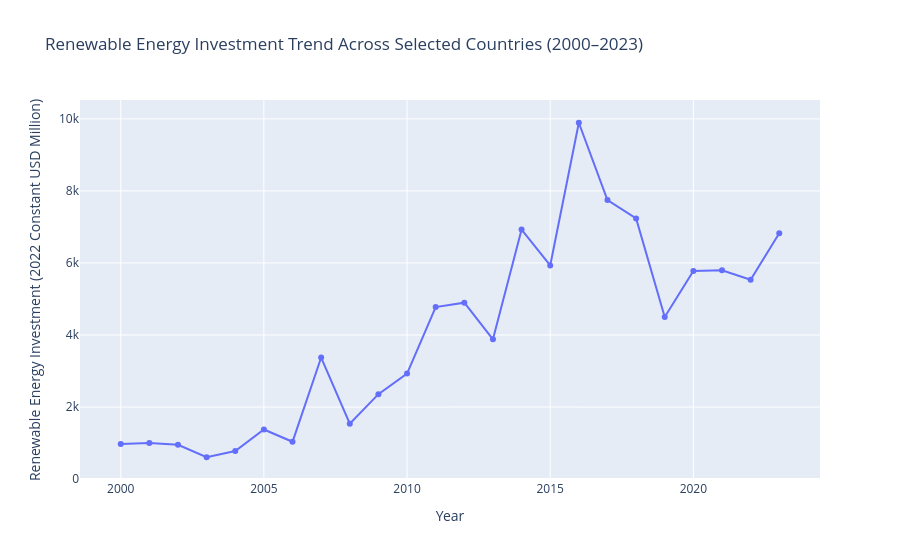
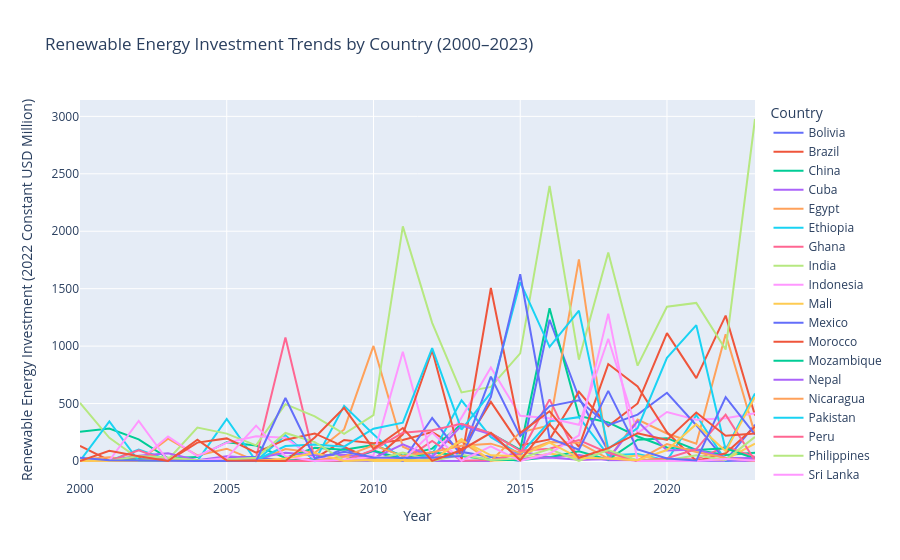

Notebook code for these charts, in order:
### Code cell
investment_yearly = (
    EDA_investment
    .groupby(
        "Year",
        as_index=False
    )[investment_col]
    .sum()
)

fig = px.line(
    investment_yearly,
    x="Year",
    y=investment_col,
    markers=True,
    title="Renewable Energy Investment Trend Across Selected Countries (2000–2023)",
    labels={
        "Year": "Year",
        investment_col:
        "Renewable Energy Investment (2022 Constant USD Million)"
    }
)

fig.show()

fig = px.line(
    EDA_investment,
    x="Year",
    y=investment_col,
    color="Country/Area",
    title="Renewable Energy Investment Trends by Country (2000–2023)",
    labels={
        "Year": "Year",
        investment_col:
        "Renewable Energy Investment (2022 Constant USD Million)",
        "Country/Area": "Country"
    }
)

fig.show()

### Figure 1 — Plotly figure (JSON) as saved in the notebook; plotly's stock layout.template omitted (floating-point values rounded to 4 significant figures)
{"data": [{"hovertemplate": "Year=%{x}<br>Renewable Energy Investment (2022 Constant USD Million)=%{y}<extra></extra>", "legendgroup": "", "line": {"color": "#636efa", "dash": "solid"}, "marker": {"symbol": "circle"}, "mode": "lines+markers", "name": "", "orientation": "v", "showlegend": false, "type": "scatter", "x": [2000, 2001, 2002, 2003, 2004, 2005, 2006, 2007, 2008, 2009, 2010, 2011, 2012, 2013, 2014, 2015, 2016, 2017, 2018, 2019, 2020, 2021, 2022, 2023], "xaxis": "x", "y": [976.1, 1004.0, 953.1, 606.8, 781.5, 1377.0, 1036.0, 3375.0, 1538.0, 2358.0, 2929.0, 4776.0, 4898.0, 3881.0, 6926.0, 5931.0, 9892.0, 7745.0, 7234.0, 4500.0, 5780.0, 5796.0, 5534.0, 6826.0], "yaxis": "y"}], "layout": {"autosize": true, "legend": {"tracegroupgap": 0}, "title": {"text": "Renewable Energy Investment Trend Across Selected Countries (2000–2023)"}, "xaxis": {"anchor": "y", "autorange": true, "domain": [0, 1], "range": [1999.0, 2024.0], "title": {"text": "Year"}, "type": "linear"}, "yaxis": {"anchor": "x", "autorange": true, "domain": [0, 1], "range": [-159.5, 10660.0], "title": {"text": "Renewable Energy Investment (2022 Constant USD Million)"}, "type": "linear"}}}

### Figure 2 — Plotly figure (JSON) as saved in the notebook; plotly's stock layout.template omitted (floating-point values rounded to 4 significant figures)
{"data": [{"hovertemplate": "Country=Bolivia<br>Year=%{x}<br>Renewable Energy Investment (2022 Constant USD Million)=%{y}<extra></extra>", "legendgroup": "Bolivia", "line": {"color": "#636efa", "dash": "solid"}, "marker": {"symbol": "circle"}, "mode": "lines", "name": "Bolivia", "orientation": "v", "showlegend": true, "type": "scatter", "x": [2000, 2001, 2002, 2003, 2004, 2005, 2006, 2007, 2008, 2009, 2010, 2011, 2012, 2013, 2014, 2015, 2016, 2017, 2018, 2019, 2020, 2021, 2022, 2023], "xaxis": "x", "y": [0.09056, 0.7869, 0.07616, 17.0, 0.03456, 0.1496, 0.4285, 0.4142, 0.8508, 107.1, 4.589, 1.202, 5.217, 79.35, 35.48, 1.913, 1229.0, 552.4, 86.37, 0.8708, 3.136, 0.2492, 3.478, 316.6], "yaxis": "y"}, {"hovertemplate": "Country=Brazil<br>Year=%{x}<br>Renewable Energy Investment (2022 Constant USD Million)=%{y}<extra></extra>", "legendgroup": "Brazil", "line": {"color": "#EF553B", "dash": "solid"}, "marker": {"symbol": "circle"}, "mode": "lines", "name": "Brazil", "orientation": "v", "showlegend": true, "type": "scatter", "x": [2000, 2001, 2002, 2003, 2004, 2005, 2006, 2007, 2008, 2009, 2010, 2011, 2012, 2013, 2014, 2015, 2016, 2017, 2018, 2019, 2020, 2021, 2022, 2023], "xaxis": "x", "y": [131.9, 5.563, 35.07, 7.957, 1.229, 12.39, 1.301, 0.9776, 20.34, 182.8, 155.5, 183.0, 252.8, 98.51, 514.2, 135.9, 188.2, 602.4, 304.1, 501.2, 1113.0, 721.3, 1265.0, 395.7], "yaxis": "y"}, {"hovertemplate": "Country=China<br>Year=%{x}<br>Renewable Energy Investment (2022 Constant USD Million)=%{y}<extra></extra>", "legendgroup": "China", "line": {"color": "#00cc96", "dash": "solid"}, "marker": {"symbol": "circle"}, "mode": "lines", "name": "China", "orientation": "v", "showlegend": true, "type": "scatter", "x": [2000, 2001, 2002, 2003, 2004, 2005, 2006, 2007, 2008, 2009, 2010, 2011, 2012, 2013, 2014, 2015, 2016, 2017, 2018, 2019, 2020, 2021, 2022, 2023], "xaxis": "x", "y": [253.8, 281.9, 188.1, 23.16, 33.88, 163.7, 134.4, 26.26, 114.6, 97.41, 139.7, 45.82, 107.6, 320.9, 240.3, 97.83, 1329.0, 392.8, 335.4, 213.5, 117.8, 96.6, 52.94, 70.86], "yaxis": "y"}, {"hovertemplate": "Country=Cuba<br>Year=%{x}<br>Renewable Energy Investment (2022 Constant USD Million)=%{y}<extra></extra>", "legendgroup": "Cuba", "line": {"color": "#ab63fa", "dash": "solid"}, "marker": {"symbol": "circle"}, "mode": "lines", "name": "Cuba", "orientation": "v", "showlegend": true, "type": "scatter", "x": [2000, 2001, 2002, 2003, 2004, 2005, 2006, 2007, 2008, 2009, 2010, 2011, 2012, 2013, 2014, 2015, 2016, 2017, 2018, 2019, 2020, 2021, 2022, 2023], "xaxis": "x", "y": [0.8051, 4.889, 2.153, 0.3636, 0.9724, 0.4266, 0.3966, 0.01295, 0.04648, 0.9467, 4.275, 1.338, 0.4298, 3.281, 0.04283, 84.38, 32.94, 52.39, 7.013, 5.997, 3.095, 0.1193, 2.095, 0.9129], "yaxis": "y"}, {"hovertemplate": "Country=Egypt<br>Year=%{x}<br>Renewable Energy Investment (2022 Constant USD Million)=%{y}<extra></extra>", "legendgroup": "Egypt", "line": {"color": "#FFA15A", "dash": "solid"}, "marker": {"symbol": "circle"}, "mode": "lines", "name": "Egypt", "orientation": "v", "showlegend": true, "type": "scatter", "x": [2000, 2001, 2002, 2003, 2004, 2005, 2006, 2007, 2008, 2009, 2010, 2011, 2012, 2013, 2014, 2015, 2016, 2017, 2018, 2019, 2020, 2021, 2022, 2023], "xaxis": "x", "y": [12.17, 32.83, 0.5729, 195.0, 48.38, 107.1, 0.5104, 103.6, 72.2, 274.8, 1002.0, 124.1, 16.03, 169.2, 0.0741, 249.8, 309.2, 1754.0, 18.48, 360.5, 239.2, 150.7, 1103.0, 234.0], "yaxis": "y"}, {"hovertemplate": "Country=Ethiopia<br>Year=%{x}<br>Renewable Energy Investment (2022 Constant USD Million)=%{y}<extra></extra>", "legendgroup": "Ethiopia", "line": {"color": "#19d3f3", "dash": "solid"}, "marker": {"symbol": "circle"}, "mode": "lines", "name": "Ethiopia", "orientation": "v", "showlegend": true, "type": "scatter", "x": [2000, 2001, 2002, 2003, 2004, 2005, 2006, 2007, 2008, 2009, 2010, 2011, 2012, 2013, 2014, 2015, 2016, 2017, 2018, 2019, 2020, 2021, 2022, 2023], "xaxis": "x", "y": [1.564, 0.8233, 99.15, 10.45, 0.7423, 366.0, 0.4609, 223.6, 0.3272, 480.3, 233.2, 0.6948, 61.01, 527.6, 207.2, 57.01, 345.2, 381.8, 49.16, 60.81, 4.049, 399.8, 1.372, 32.87], "yaxis": "y"}, {"hovertemplate": "Country=Ghana<br>Year=%{x}<br>Renewable Energy Investment (2022 Constant USD Million)=%{y}<extra></extra>", "legendgroup": "Ghana", "line": {"color": "#FF6692", "dash": "solid"}, "marker": {"symbol": "circle"}, "mode": "lines", "name": "Ghana", "orientation": "v", "showlegend": true, "type": "scatter", "x": [2000, 2001, 2002, 2003, 2004, 2005, 2006, 2007, 2008, 2009, 2010, 2011, 2012, 2013, 2014, 2015, 2016, 2017, 2018, 2019, 2020, 2021, 2022, 2023], "xaxis": "x", "y": [4.337, 1.141, 0.02036, 0.3815, 0.2325, 0.3276, 28.26, 1076.0, 7.972, 0.5258, 25.16, 1.302, 174.5, 2.464, 7.67, 60.96, 536.6, 8.305, 29.25, 2.697, 17.32, 14.3, 124.7, 35.08], "yaxis": "y"}, {"hovertemplate": "Country=India<br>Year=%{x}<br>Renewable Energy Investment (2022 Constant USD Million)=%{y}<extra></extra>", "legendgroup": "India", "line": {"color": "#B6E880", "dash": "solid"}, "marker": {"symbol": "circle"}, "mode": "lines", "name": "India", "orientation": "v", "showlegend": true, "type": "scatter", "x": [2000, 2001, 2002, 2003, 2004, 2005, 2006, 2007, 2008, 2009, 2010, 2011, 2012, 2013, 2014, 2015, 2016, 2017, 2018, 2019, 2020, 2021, 2022, 2023], "xaxis": "x", "y": [506.2, 201.4, 19.2, 12.06, 290.9, 238.5, 135.8, 494.7, 389.2, 237.1, 399.4, 2042.0, 1203.0, 597.0, 644.6, 937.2, 2395.0, 882.5, 1815.0, 830.1, 1343.0, 1376.0, 970.4, 2977.0], "yaxis": "y"}, {"hovertemplate": "Country=Indonesia<br>Year=%{x}<br>Renewable Energy Investment (2022 Constant USD Million)=%{y}<extra></extra>", "legendgroup": "Indonesia", "line": {"color": "#FF97FF", "dash": "solid"}, "marker": {"symbol": "circle"}, "mode": "lines", "name": "Indonesia", "orientation": "v", "showlegend": true, "type": "scatter", "x": [2000, 2001, 2002, 2003, 2004, 2005, 2006, 2007, 2008, 2009, 2010, 2011, 2012, 2013, 2014, 2015, 2016, 2017, 2018, 2019, 2020, 2021, 2022, 2023], "xaxis": "x", "y": [2.571, 5.346, 0.1204, 212.7, 43.56, 159.0, 215.6, 201.8, 20.23, 29.6, 49.24, 951.5, 16.23, 377.6, 813.4, 393.1, 371.7, 315.8, 1064.0, 243.1, 426.0, 359.7, 372.8, 415.5], "yaxis": "y"}, {"hovertemplate": "Country=Mali<br>Year=%{x}<br>Renewable Energy Investment (2022 Constant USD Million)=%{y}<extra></extra>", "legendgroup": "Mali", "line": {"color": "#FECB52", "dash": "solid"}, "marker": {"symbol": "circle"}, "mode": "lines", "name": "Mali", "orientation": "v", "showlegend": true, "type": "scatter", "x": [2000, 2001, 2002, 2003, 2004, 2005, 2006, 2007, 2008, 2009, 2010, 2011, 2012, 2013, 2014, 2015, 2016, 2017, 2018, 2019, 2020, 2021, 2022, 2023], "xaxis": "x", "y": [3.894, 10.5, 0.01313, 0.01783, 0.06742, 6.257, 32.96, 0.1283, 0.05506, 41.0, 0.01867, 0.2566, 0.2194, 192.6, 2.226, 10.04, 64.5, 27.44, 21.92, 47.84, 0.5579, 8.844, 13.84, 150.9], "yaxis": "y"}, {"hovertemplate": "Country=Mexico<br>Year=%{x}<br>Renewable Energy Investment (2022 Constant USD Million)=%{y}<extra></extra>", "legendgroup": "Mexico", "line": {"color": "#636efa", "dash": "solid"}, "marker": {"symbol": "circle"}, "mode": "lines", "name": "Mexico", "orientation": "v", "showlegend": true, "type": "scatter", "x": [2000, 2001, 2002, 2003, 2004, 2005, 2006, 2007, 2008, 2009, 2010, 2011, 2012, 2013, 2014, 2015, 2016, 2017, 2018, 2019, 2020, 2021, 2022, 2023], "xaxis": "x", "y": [2.765, 3.677, 14.93, 0.2584, 0.5709, 35.59, 34.57, 0.167, 7.096, 4.609, 87.6, 1.147, 373.8, 49.53, 734.6, 218.2, 477.9, 528.6, 312.1, 403.7, 594.2, 311.6, 1.441, 18.28], "yaxis": "y"}, {"hovertemplate": "Country=Morocco<br>Year=%{x}<br>Renewable Energy Investment (2022 Constant USD Million)=%{y}<extra></extra>", "legendgroup": "Morocco", "line": {"color": "#EF553B", "dash": "solid"}, "marker": {"symbol": "circle"}, "mode": "lines", "name": "Morocco", "orientation": "v", "showlegend": true, "type": "scatter", "x": [2000, 2001, 2002, 2003, 2004, 2005, 2006, 2007, 2008, 2009, 2010, 2011, 2012, 2013, 2014, 2015, 2016, 2017, 2018, 2019, 2020, 2021, 2022, 2023], "xaxis": "x", "y": [0.2697, 1.498, 0.03276, 0.5572, 159.9, 196.8, 73.25, 185.6, 239.8, 123.2, 7.613, 232.0, 964.2, 6.262, 1506.0, 244.6, 432.7, 123.4, 843.7, 649.4, 250.3, 1.259, 67.76, 298.7], "yaxis": "y"}, {"hovertemplate": "Country=Mozambique<br>Year=%{x}<br>Renewable Energy Investment (2022 Constant USD Million)=%{y}<extra></extra>", "legendgroup": "Mozambique", "line": {"color": "#00cc96", "dash": "solid"}, "marker": {"symbol": "circle"}, "mode": "lines", "name": "Mozambique", "orientation": "v", "showlegend": true, "type": "scatter", "x": [2000, 2001, 2002, 2003, 2004, 2005, 2006, 2007, 2008, 2009, 2010, 2011, 2012, 2013, 2014, 2015, 2016, 2017, 2018, 2019, 2020, 2021, 2022, 2023], "xaxis": "x", "y": [0.04521, 0.4288, 14.14, 4.253, 1.465, 0.9978, 0.05201, 4.896, 6.692, 2.095, 91.28, 16.72, 75.13, 40.91, 9.939, 5.977, 33.89, 84.09, 11.74, 184.7, 199.0, 96.51, 110.4, 21.08], "yaxis": "y"}, {"hovertemplate": "Country=Nepal<br>Year=%{x}<br>Renewable Energy Investment (2022 Constant USD Million)=%{y}<extra></extra>", "legendgroup": "Nepal", "line": {"color": "#ab63fa", "dash": "solid"}, "marker": {"symbol": "circle"}, "mode": "lines", "name": "Nepal", "orientation": "v", "showlegend": true, "type": "scatter", "x": [2000, 2001, 2002, 2003, 2004, 2005, 2006, 2007, 2008, 2009, 2010, 2011, 2012, 2013, 2014, 2015, 2016, 2017, 2018, 2019, 2020, 2021, 2022, 2023], "xaxis": "x", "y": [12.33, 6.462, 44.83, 67.91, 6.556, 41.62, 24.63, 70.95, 50.69, 54.6, 24.01, 144.2, 37.12, 308.1, 232.8, 19.6, 30.77, 11.39, 15.79, 346.0, 91.01, 99.42, 27.62, 24.43], "yaxis": "y"}, {"hovertemplate": "Country=Nicaragua<br>Year=%{x}<br>Renewable Energy Investment (2022 Constant USD Million)=%{y}<extra></extra>", "legendgroup": "Nicaragua", "line": {"color": "#FFA15A", "dash": "solid"}, "marker": {"symbol": "circle"}, "mode": "lines", "name": "Nicaragua", "orientation": "v", "showlegend": true, "type": "scatter", "x": [2000, 2001, 2002, 2003, 2004, 2005, 2006, 2007, 2008, 2009, 2010, 2011, 2012, 2013, 2014, 2015, 2016, 2017, 2018, 2019, 2020, 2021, 2022, 2023], "xaxis": "x", "y": [0.02777, 0.02011, 0.6952, 16.2, 0.1895, 0.04565, 0.0544, 0.1031, 1.864, 38.7, 137.5, 42.83, 76.07, 132.6, 151.0, 71.69, 164.4, 158.5, 20.97, 7.957, 147.6, 77.76, 26.25, 0.7926], "yaxis": "y"}, {"hovertemplate": "Country=Pakistan<br>Year=%{x}<br>Renewable Energy Investment (2022 Constant USD Million)=%{y}<extra></extra>", "legendgroup": "Pakistan", "line": {"color": "#19d3f3", "dash": "solid"}, "marker": {"symbol": "circle"}, "mode": "lines", "name": "Pakistan", "orientation": "v", "showlegend": true, "type": "scatter", "x": [2000, 2001, 2002, 2003, 2004, 2005, 2006, 2007, 2008, 2009, 2010, 2011, 2012, 2013, 2014, 2015, 2016, 2017, 2018, 2019, 2020, 2021, 2022, 2023], "xaxis": "x", "y": [0.05277, 344.8, 0.1883, 2.899, 0.05395, 4.238, 7.111, 130.4, 143.4, 124.5, 280.9, 333.6, 982.4, 273.7, 594.8, 1556.0, 993.4, 1309.0, 105.4, 286.2, 898.8, 1182.0, 98.26, 587.2], "yaxis": "y"}, {"hovertemplate": "Country=Peru<br>Year=%{x}<br>Renewable Energy Investment (2022 Constant USD Million)=%{y}<extra></extra>", "legendgroup": "Peru", "line": {"color": "#FF6692", "dash": "solid"}, "marker": {"symbol": "circle"}, "mode": "lines", "name": "Peru", "orientation": "v", "showlegend": true, "type": "scatter", "x": [2000, 2001, 2002, 2003, 2004, 2005, 2006, 2007, 2008, 2009, 2010, 2011, 2012, 2013, 2014, 2015, 2016, 2017, 2018, 2019, 2020, 2021, 2022, 2023], "xaxis": "x", "y": [1.084, 0.1932, 93.85, 0.2887, 0.1069, 0.3009, 7.943, 0.64, 0.8203, 1.577, 96.09, 246.4, 267.8, 324.2, 243.1, 89.24, 107.6, 181.5, 71.14, 1.119, 24.07, 103.3, 403.2, 3.082], "yaxis": "y"}, {"hovertemplate": "Country=Philippines<br>Year=%{x}<br>Renewable Energy Investment (2022 Constant USD Million)=%{y}<extra></extra>", "legendgroup": "Philippines", "line": {"color": "#B6E880", "dash": "solid"}, "marker": {"symbol": "circle"}, "mode": "lines", "name": "Philippines", "orientation": "v", "showlegend": true, "type": "scatter", "x": [2000, 2001, 2002, 2003, 2004, 2005, 2006, 2007, 2008, 2009, 2010, 2011, 2012, 2013, 2014, 2015, 2016, 2017, 2018, 2019, 2020, 2021, 2022, 2023], "xaxis": "x", "y": [12.85, 0.03084, 42.5, 30.55, 6.322, 12.8, 28.52, 244.0, 164.2, 3.701, 6.509, 74.73, 1.101, 54.21, 9.722, 24.04, 104.4, 1.696, 95.06, 3.95, 7.467, 49.09, 9.676, 209.8], "yaxis": "y"}, {"hovertemplate": "Country=Sri Lanka<br>Year=%{x}<br>Renewable Energy Investment (2022 Constant USD Million)=%{y}<extra></extra>", "legendgroup": "Sri Lanka", "line": {"color": "#FF97FF", "dash": "solid"}, "marker": {"symbol": "circle"}, "mode": "lines", "name": "Sri Lanka", "orientation": "v", "showlegend": true, "type": "scatter", "x": [2000, 2001, 2002, 2003, 2004, 2005, 2006, 2007, 2008, 2009, 2010, 2011, 2012, 2013, 2014, 2015, 2016, 2017, 2018, 2019, 2020, 2021, 2022, 2023], "xaxis": "x", "y": [1.526, 4.128, 348.7, 0.05151, 0.1593, 25.48, 307.9, 40.59, 0.1229, 10.33, 37.97, 7.545, 248.0, 2.467, 126.9, 0.4565, 65.42, 223.1, 1283.0, 0.1651, 0.5658, 0.4557, 16.71, 4.752], "yaxis": "y"}, {"hovertemplate": "Country=Tanzania<br>Year=%{x}<br>Renewable Energy Investment (2022 Constant USD Million)=%{y}<extra></extra>", "legendgroup": "Tanzania", "line": {"color": "#FECB52", "dash": "solid"}, "marker": {"symbol": "circle"}, "mode": "lines", "name": "Tanzania", "orientation": "v", "showlegend": true, "type": "scatter", "x": [2000, 2001, 2002, 2003, 2004, 2005, 2006, 2007, 2008, 2009, 2010, 2011, 2012, 2013, 2014, 2015, 2016, 2017, 2018, 2019, 2020, 2021, 2022, 2023], "xaxis": "x", "y": [0.22, 2.513, 2.082, 3.903, 0.1055, 0.05498, 0.1477, 21.91, 70.42, 0.6977, 9.854, 9.677, 4.297, 182.2, 49.79, 40.37, 161.1, 27.77, 21.88, 6.992, 95.17, 320.6, 86.0, 558.2], "yaxis": "y"}, {"hovertemplate": "Country=Uganda<br>Year=%{x}<br>Renewable Energy Investment (2022 Constant USD Million)=%{y}<extra></extra>", "legendgroup": "Uganda", "line": {"color": "#636efa", "dash": "solid"}, "marker": {"symbol": "circle"}, "mode": "lines", "name": "Uganda", "orientation": "v", "showlegend": true, "type": "scatter", "x": [2000, 2001, 2002, 2003, 2004, 2005, 2006, 2007, 2008, 2009, 2010, 2011, 2012, 2013, 2014, 2015, 2016, 2017, 2018, 2019, 2020, 2021, 2022, 2023], "xaxis": "x", "y": [27.67, 6.943, 4.655, 0.7054, 0.03357, 0.07345, 0.06502, 548.5, 22.85, 79.31, 31.14, 28.22, 29.31, 42.9, 557.5, 1626.0, 198.3, 97.88, 610.4, 101.0, 21.64, 3.953, 556.8, 230.6], "yaxis": "y"}, {"hovertemplate": "Country=Vietnam<br>Year=%{x}<br>Renewable Energy Investment (2022 Constant USD Million)=%{y}<extra></extra>", "legendgroup": "Vietnam", "line": {"color": "#EF553B", "dash": "solid"}, "marker": {"symbol": "circle"}, "mode": "lines", "name": "Vietnam", "orientation": "v", "showlegend": true, "type": "scatter", "x": [2000, 2001, 2002, 2003, 2004, 2005, 2006, 2007, 2008, 2009, 2010, 2011, 2012, 2013, 2014, 2015, 2016, 2017, 2018, 2019, 2020, 2021, 2022, 2023], "xaxis": "x", "y": [0.008891, 88.16, 41.95, 0.1561, 186.0, 5.282, 1.912, 0.06614, 204.0, 463.1, 106.1, 287.5, 1.33, 95.9, 244.9, 6.615, 320.5, 27.86, 112.3, 242.0, 183.0, 421.7, 220.3, 240.0], "yaxis": "y"}], "layout": {"autosize": true, "legend": {"title": {"text": "Country"}, "tracegroupgap": 0}, "title": {"text": "Renewable Energy Investment Trends by Country (2000–2023)"}, "xaxis": {"anchor": "y", "autorange": true, "domain": [0, 1], "range": [2000, 2023], "title": {"text": "Year"}, "type": "linear"}, "yaxis": {"anchor": "x", "autorange": true, "domain": [0, 1], "range": [-165.4, 3142.0], "title": {"text": "Renewable Energy Investment (2022 Constant USD Million)"}, "type": "linear"}}}
